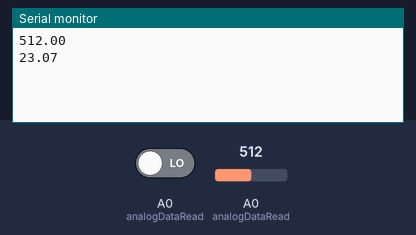
This sketch was run on a simulated ESP8266 (NodeMCU). Shown: the last lines printed to the serial monitor. The inputs (shaded band) are chosen by the test bench; at power-on: A0 (analogDataRead) = 512, A0 (analogDataRead) LOW. WiFi joins after 1.5 s; servers stay silent unless stated.

Above: at 2.1 s.
2.2 s: A0 (analogDataRead) set to 716
At 3.4 s:
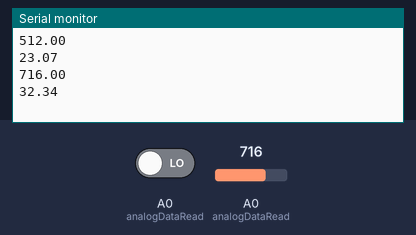
3.7 s: A0 (analogDataRead) set to 900
At 6.4 s:
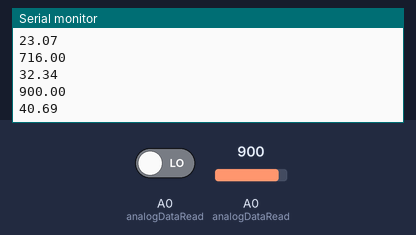
Timing chart, 0 to 7.9 s (numbered marks = the images above; inputs shaded):
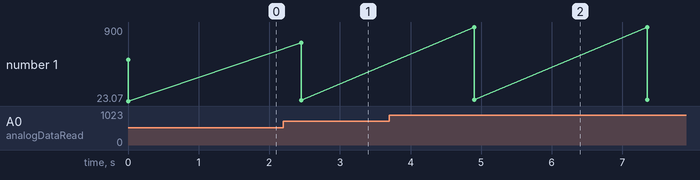

The sketch:

arduino_wifi_esp8266.ino
```cpp
#include <Wire.h>
#include <FirebaseESP8266.h>
#include <ESP8266WiFi.h>


#define WIFI_SSID "shaheen"
#define WIFI_PASSWORD "ALI123456y"

/* 2. Define the API Key */
#define API_KEY "o4i10yfcBe7zL5tUxdzDSBQZihgeKiG8QjXfAJCL"

/* 3. Define the RTDB URL */
#define DATABASE_URL "https://voltageread-22aa9-default-rtdb.firebaseio.com/"  //<databaseName>.firebaseio.com or <databaseName>.<region>.firebasedatabase.app

// pin to read from
int analogDataRead = A0;

FirebaseData firebaseData;

// FirebaseJson json;

float num;
float out;
float result;
unsigned long timeRead;

void setup() {

  // baud rate
  Serial.begin(115200);

  // connect to wifi
  WiFi.begin(WIFI_SSID, WIFI_PASSWORD);

  // set the pin as an input
  pinMode(analogDataRead, INPUT);

  // connect to firebase
  Firebase.begin(DATABASE_URL, API_KEY);

  Firebase.reconnectWiFi(true);
}

void loop() {

  // re-assign num var to hold the data
  num = analogRead(analogDataRead);

  // convert input to voltage
  out = (1.0001 / 1023.0) * (num - 4);

  result = voltageOut(out);

  // print output
  Serial.println(num);
  Serial.println(result);

  // push num to node "/voltage"
  Firebase.pushString(firebaseData, "/voltage", result);

  // current psuh to firebase node "/current"
  Firebase.pushString(firebaseData, "/current", Current(result));

  Time();

  delay(1000);
}


float Current(float voltage) {
  return voltage / 10220;
}

float voltageOut(float v){
  return (v * 10220) / 220;
}

void Time() {
  timeRead = pulseIn(analogDataRead, HIGH);
  // push timeRead
  Firebase.pushString(firebaseData, "/time", timeRead);
}
```

Measured:
- after the input at 2.2 s, the serial monitor: prints a new line after 0.25 s (image 1)
- after the input at 3.7 s, the serial monitor: prints a new line after 1.2 s (image 2)
- plotted number 1: 23.07 → 32.34 after the input at 2.2 s, 32.34 → 40.69 after the input at 3.7 s
